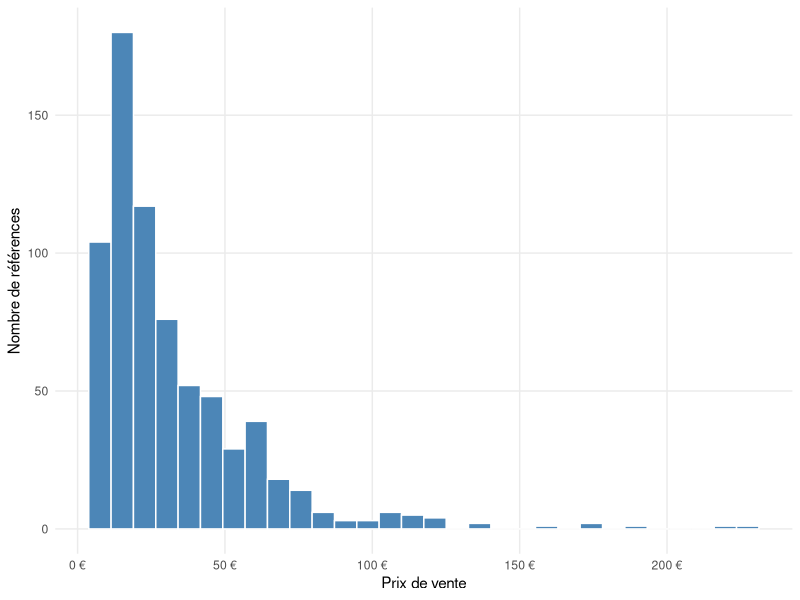
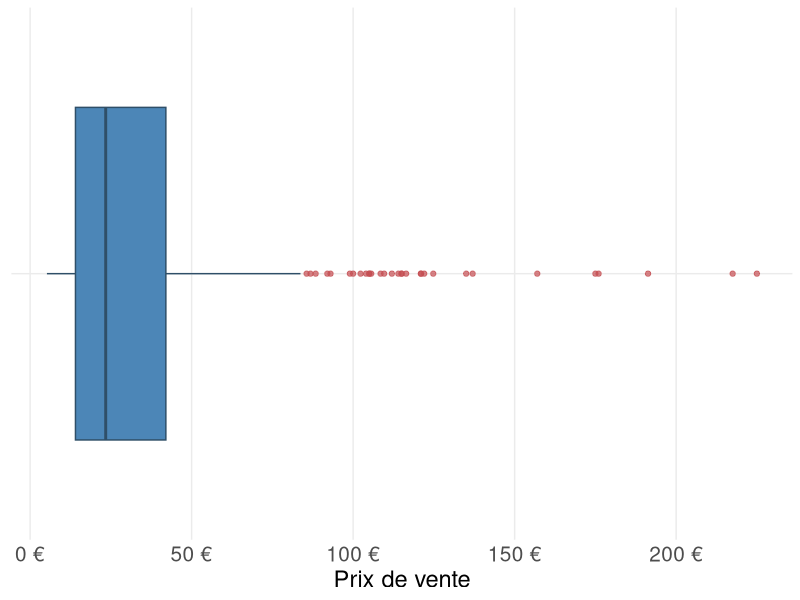
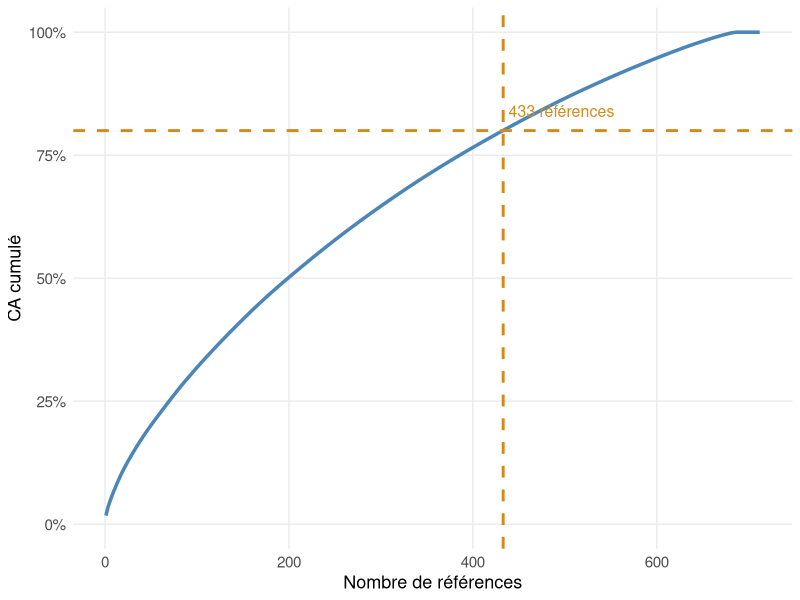
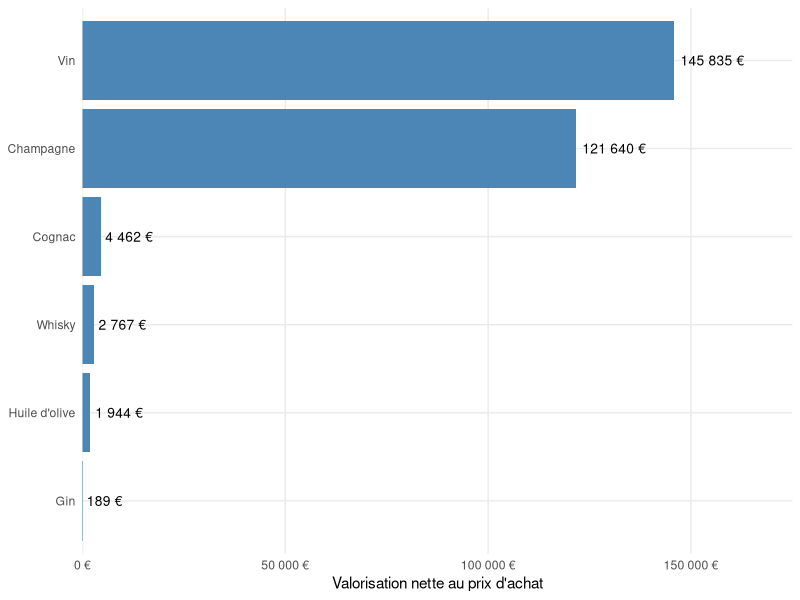
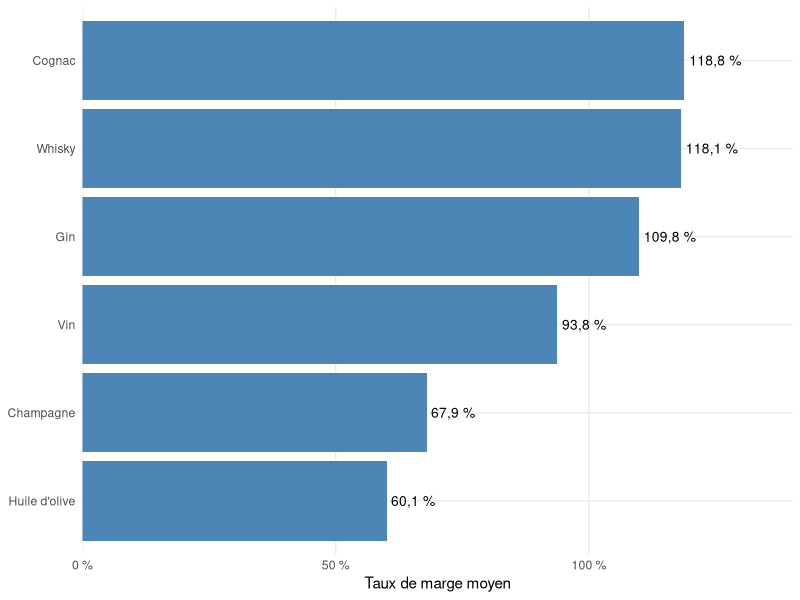
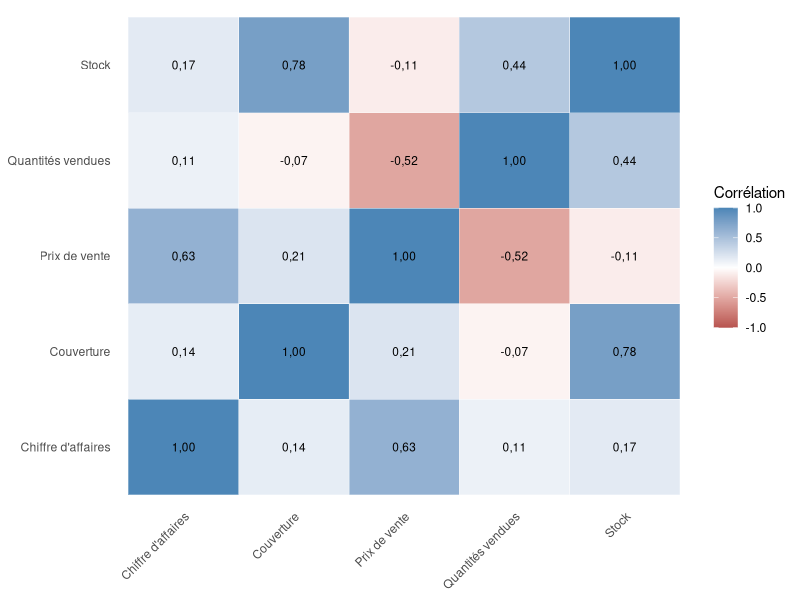

The R script that drew these images, in order:
## ---- chunk 1
#| label: preparation_presentation
#| include: false
#| message: false
#| warning: false

library(readxl)
library(dplyr)
library(ggplot2)
library(tidyr)

# Importer la vue préparée correspondant au périmètre ERP–Web joint
# Cette table sert aux analyses, graphiques et indicateurs de la présentation.
df_presentation <- read_excel(
  "doc/df_analyse_bottleneck.xlsx"
)

# Importer les sources brutes uniquement pour les contrôles présentés
# sur les slides de qualité des données.
web_raw <- read_excel(
  "data_raw/web.xlsx"
)

erp_raw <- read_excel(
  "data_raw/erp.xlsx"
)

# Calculer les colonnes de marge nécessaires à la présentation.
df_presentation <- df_presentation |>
  mutate(
    marge_unitaire_ht = prix_vente_corrige_ht - prix_achat_ht,
    marge_totale_ht = marge_unitaire_ht * quantite_vendue_octobre
  )

# Vérifier la présence des colonnes nécessaires.
colonnes_requises <- c(
  "nom_produit",
  "type_produit",
  "prix_vente_corrige_ht",
  "chiffre_affaires_ht",
  "quantite_vendue_octobre",
  "quantite_en_stock",
  "valeur_stock_prix_achat_ht",
  "marge_unitaire_ht",
  "marge_totale_ht"
)

colonnes_manquantes <- setdiff(
  colonnes_requises,
  names(df_presentation)
)

if (length(colonnes_manquantes) > 0) {
  stop(
    paste(
      "Colonnes manquantes dans df_presentation :",
      paste(colonnes_manquantes, collapse = ", ")
    )
  )
}

# Slide 5 -------------------------------------------------------------

# Identifier les types de contenu présents dans l'export WordPress.
distribution_post_type <- web_raw |>
  count(post_type, sort = TRUE)

# Conserver uniquement les fiches produit.
web_produits_brut <- web_raw |>
  filter(post_type == "product")

# Isoler les fiches produit sans SKU.
sku_manquants_produits <- web_produits_brut |>
  filter(is.na(sku))

# Synthétiser l'impact commercial des produits sans SKU.
profil_sku_manquants <- sku_manquants_produits |>
  summarise(
    produits_sans_sku = n(),
    produits_ventes_positives = sum(total_sales > 0, na.rm = TRUE),
    quantite_vendue_positive = sum(
      if_else(total_sales > 0, total_sales, 0),
      na.rm = TRUE
    ),
    produits_ventes_negatives = sum(total_sales < 0, na.rm = TRUE),
    quantite_vendue_negative = sum(
      if_else(total_sales < 0, total_sales, 0),
      na.rm = TRUE
    )
  )

# Slide 6 -------------------------------------------------------------

# Contrôler les prix dans la source ERP brute,
# avant correction et avant les jointures.
controle_prix_vente_presentation <- erp_raw |>
  summarise(
    prix_vente_manquants = sum(is.na(price)),
    prix_vente_nuls = sum(price == 0, na.rm = TRUE),
    prix_vente_negatifs = sum(price < 0, na.rm = TRUE),
    prix_vente_min = min(price, na.rm = TRUE),
    prix_vente_max = max(price, na.rm = TRUE)
  )

# Préparer le tableau vertical destiné à la slide.
controle_erp_presentation <- controle_prix_vente_presentation |>
  pivot_longer(
    cols = everything(),
    names_to = "Indicateur",
    values_to = "Valeur"
  ) |>
  mutate(
    Indicateur = recode(
      Indicateur,
      prix_vente_manquants = "Prix manquants",
      prix_vente_nuls = "Prix nuls",
      prix_vente_negatifs = "Prix négatifs",
      prix_vente_min = "Prix minimum",
      prix_vente_max = "Prix maximum"
    )
  )

# Slide 9 -------------------------------------------------------------

donnees_prix_presentation <- df_presentation |>
  filter(!is.na(prix_vente_corrige_ht))

resume_prix_presentation <- donnees_prix_presentation |>
  summarise(
    minimum = min(prix_vente_corrige_ht, na.rm = TRUE),
    mediane = median(prix_vente_corrige_ht, na.rm = TRUE),
    moyenne = mean(prix_vente_corrige_ht, na.rm = TRUE),
    maximum = max(prix_vente_corrige_ht, na.rm = TRUE)
  )

graphique_distribution_prix <- ggplot(
  donnees_prix_presentation,
  aes(x = prix_vente_corrige_ht)
) +
  geom_histogram(
    bins = 30,
    fill = "#4C86B7",
    color = "white"
  ) +
  scale_x_continuous(
    labels = scales::label_number(
      decimal.mark = ",",
      big.mark = " ",
      suffix = " €"
    )
  ) +
  labs(
    x = "Prix de vente",
    y = "Nombre de références"
  ) +
  theme_minimal() +
  theme(panel.grid.minor = element_blank())

# Slide 10 ------------------------------------------------------------

graphique_boxplot_prix <- ggplot(
  donnees_prix_presentation,
  aes(x = prix_vente_corrige_ht, y = "")
) +
  geom_boxplot(
    fill = "#4C86B7",
    color = "#2F4F68",
    outlier.color = "#C44E52",
    outlier.alpha = 0.7
  ) +
  scale_x_continuous(
    labels = scales::label_number(
      decimal.mark = ",",
      big.mark = " ",
      suffix = " €"
    )
  ) +
  labs(
    x = "Prix de vente",
    y = NULL
  ) +
  theme_minimal() +
  theme(
    axis.title.x = element_text(size = 17),
    axis.text.x = element_text(size = 15),
    axis.text.y = element_blank(),
    axis.ticks.y = element_blank(),
    panel.grid.minor = element_blank()
  )

# Slide 11 ------------------------------------------------------------

kpi_commerciaux <- df_presentation |>
  summarise(
    ca_total_ht = sum(chiffre_affaires_ht, na.rm = TRUE),
    quantites_vendues = sum(quantite_vendue_octobre, na.rm = TRUE),
    references_vendues = sum(
      quantite_vendue_octobre > 0,
      na.rm = TRUE
    ),
    references_catalogue = n()
  )

# Slide 12 ------------------------------------------------------------

top_10_ca_presentation <- df_presentation |>
  filter(!is.na(chiffre_affaires_ht)) |>
  arrange(desc(chiffre_affaires_ht)) |>
  slice_head(n = 10)

pareto_ca_presentation <- df_presentation |>
  filter(!is.na(chiffre_affaires_ht)) |>
  arrange(desc(chiffre_affaires_ht)) |>
  mutate(
    rang = row_number(),
    part_ca_cumulee = cumsum(chiffre_affaires_ht) /
      sum(chiffre_affaires_ht, na.rm = TRUE)
  )

nombre_references_80_ca <- pareto_ca_presentation |>
  filter(part_ca_cumulee >= 0.80) |>
  slice_head(n = 1) |>
  pull(rang)

pareto_quantite_presentation <- df_presentation |>
  filter(!is.na(quantite_vendue_octobre)) |>
  arrange(desc(quantite_vendue_octobre)) |>
  mutate(
    rang = row_number(),
    part_quantite_cumulee = cumsum(quantite_vendue_octobre) /
      sum(quantite_vendue_octobre, na.rm = TRUE)
  )

nombre_references_80_quantite <- pareto_quantite_presentation |>
  filter(part_quantite_cumulee >= 0.80) |>
  slice_head(n = 1) |>
  pull(rang)

resume_contribution_presentation <- tibble::tibble(
  ca_total = sum(
    pareto_ca_presentation$chiffre_affaires_ht,
    na.rm = TRUE
  ),
  quantites_totales = sum(
    pareto_quantite_presentation$quantite_vendue_octobre,
    na.rm = TRUE
  ),
  references_80_ca = nombre_references_80_ca,
  part_catalogue_80_ca = nombre_references_80_ca / nrow(df_presentation),
  references_80_quantite = nombre_references_80_quantite,
  part_catalogue_80_quantite = nombre_references_80_quantite /
    nrow(df_presentation)
)

graphique_pareto_ca_presentation <- ggplot(
  pareto_ca_presentation,
  aes(
    x = rang,
    y = part_ca_cumulee
  )
) +
  geom_line(
    color = "#4C86B7",
    linewidth = 1.2
  ) +
  geom_hline(
    yintercept = 0.80,
    color = "#D4891A",
    linetype = "dashed",
    linewidth = 1
  ) +
  geom_vline(
    xintercept = nombre_references_80_ca,
    color = "#D4891A",
    linetype = "dashed",
    linewidth = 1
  ) +
  annotate(
    "text",
    x = nombre_references_80_ca,
    y = 0.84,
    label = paste0(
      nombre_references_80_ca,
      " références"
    ),
    color = "#D4891A",
    hjust = -0.05,
    size = 4
  ) +
  scale_x_continuous(
    labels = scales::label_number(
      big.mark = " ",
      decimal.mark = ","
    )
  ) +
  scale_y_continuous(
    limits = c(0, 1),
    labels = scales::label_percent(
      accuracy = 1,
      decimal.mark = ","
    )
  ) +
  labs(
    x = "Nombre de références",
    y = "CA cumulé"
  ) +
  theme_minimal() +
  theme(
    axis.title.x = element_text(size = 13),
    axis.title.y = element_text(size = 13),
    axis.text.x = element_text(size = 11),
    axis.text.y = element_text(size = 11),
    panel.grid.minor = element_blank()
  )

# Slide 13 ------------------------------------------------------------

# Préparer les données nécessaires à l'analyse du stock
df_stock_presentation <- df_presentation |>
  mutate(
    # Remplacer les types de produit manquants par une catégorie explicite
    type_produit = coalesce(
      type_produit,
      "Non renseigné"
    ),

    # Estimer la couverture théorique du stock en mois
    couverture_stock_mois = if_else(
      !is.na(quantite_vendue_octobre) &
        quantite_vendue_octobre > 0 &
        !is.na(quantite_en_stock) &
        quantite_en_stock >= 0,
      quantite_en_stock / quantite_vendue_octobre,
      NA_real_
    )
  )

# Calculer la valorisation du stock par type de produit
valorisation_type_presentation <- df_stock_presentation |>
  group_by(type_produit) |>
  summarise(
    valeur_stock = sum(
      valeur_stock_prix_achat_ht,
      na.rm = TRUE
    ),
    .groups = "drop"
  ) |>
  arrange(desc(valeur_stock))

# Calculer la part de la valorisation portée par le vin et le champagne
part_vin_champagne <- valorisation_type_presentation |>
  filter(
    type_produit %in% c("Vin", "Champagne")
  ) |>
  summarise(
    part = sum(valeur_stock, na.rm = TRUE) /
      sum(
        valorisation_type_presentation$valeur_stock,
        na.rm = TRUE
      )
  ) |>
  pull(part)

# Calculer les indicateurs principaux du stock
kpi_stock_presentation <- df_stock_presentation |>
  summarise(
    valorisation_totale = sum(
      valeur_stock_prix_achat_ht,
      na.rm = TRUE
    ),
    couverture_mediane = median(
      couverture_stock_mois,
      na.rm = TRUE
    )
  ) |>
  mutate(
    part_vin_champagne = part_vin_champagne
  )

# Créer le graphique de valorisation du stock par type de produit
graphique_valorisation_type_presentation <- ggplot(
  valorisation_type_presentation,
  aes(
    x = reorder(type_produit, valeur_stock),
    y = valeur_stock
  )
) +
  geom_col(
    fill = "#4C86B7"
  ) +
  geom_text(
    aes(
      label = scales::number(
        valeur_stock,
        accuracy = 1,
        decimal.mark = ",",
        big.mark = " ",
        suffix = " €"
      )
    ),
    hjust = -0.1,
    size = 3.5
  ) +
  coord_flip() +
  scale_y_continuous(
    labels = scales::label_number(
      decimal.mark = ",",
      big.mark = " ",
      suffix = " €"
    ),
    expand = expansion(
      mult = c(0, 0.20)
    )
  ) +
  labs(
    x = NULL,
    y = "Valorisation nette au prix d'achat"
  ) +
  theme_minimal() +
  theme(
    panel.grid.minor = element_blank()
  )

# Slide 14 ------------------------------------------------------------

# Calculer le taux de marge pour chaque référence
df_marge_presentation <- df_presentation |>
  mutate(
    taux_marge = if_else(
      !is.na(prix_achat_ht) &
        prix_achat_ht > 0 &
        !is.na(prix_vente_corrige_ht),
      (prix_vente_corrige_ht - prix_achat_ht) /
        prix_achat_ht * 100,
      NA_real_
    )
  )

# Conserver les références dont le taux de marge est positif ou nul
df_marge_positive_presentation <- df_marge_presentation |>
  filter(
    !is.na(taux_marge),
    taux_marge >= 0
  )

# Calculer le taux de marge moyen par type de produit
taux_marge_type_presentation <- df_marge_positive_presentation |>
  filter(!is.na(type_produit)) |>
  group_by(type_produit) |>
  summarise(
    taux_marge_moyen = mean(
      taux_marge,
      na.rm = TRUE
    ),
    nombre_references = n(),
    .groups = "drop"
  ) |>
  arrange(desc(taux_marge_moyen))

# Calculer les indicateurs principaux de marge
kpi_marge_presentation <- df_marge_presentation |>
  summarise(
    marge_totale_octobre = sum(
      marge_totale_ht,
      na.rm = TRUE
    ),
    taux_marge_moyen = mean(
      taux_marge[taux_marge >= 0],
      na.rm = TRUE
    ),
    references_marge_negative = sum(
      taux_marge < 0,
      na.rm = TRUE
    ),
    taux_marge_maximum = max(
      taux_marge,
      na.rm = TRUE
    ),
    taux_marge_minimum_positif = min(
      taux_marge[taux_marge >= 0],
      na.rm = TRUE
    )
  )

# Identifier les catégories présentant les taux moyens
# le plus élevé et le plus faible
categorie_taux_marge_max <- taux_marge_type_presentation |>
  slice_max(
    taux_marge_moyen,
    n = 1,
    with_ties = FALSE
  )

categorie_taux_marge_min <- taux_marge_type_presentation |>
  slice_min(
    taux_marge_moyen,
    n = 1,
    with_ties = FALSE
  )

# Créer le graphique du taux de marge moyen par type de produit
graphique_taux_marge_type_presentation <- ggplot(
  taux_marge_type_presentation,
  aes(
    x = reorder(type_produit, taux_marge_moyen),
    y = taux_marge_moyen
  )
) +
  geom_col(
    fill = "#4C86B7"
  ) +
  geom_text(
    aes(
      label = scales::number(
        taux_marge_moyen,
        accuracy = 0.1,
        decimal.mark = ",",
        big.mark = " ",
        suffix = " %"
      )
    ),
    hjust = -0.1,
    size = 3.5
  ) +
  coord_flip() +
  scale_y_continuous(
    labels = scales::label_number(
      accuracy = 1,
      decimal.mark = ",",
      big.mark = " ",
      suffix = " %"
    ),
    expand = expansion(
      mult = c(0, 0.18)
    )
  ) +
  labs(
    x = NULL,
    y = "Taux de marge moyen"
  ) +
  theme_minimal() +
  theme(
    panel.grid.minor = element_blank()
  )

# Slide 15 ------------------------------------------------------------

donnees_correlation_presentation <- df_presentation |>
  select(
    prix_vente_corrige_ht,
    quantite_vendue_octobre,
    chiffre_affaires_ht,
    quantite_en_stock,
    couverture_estimee_mois
  )

matrice_correlation_presentation <- donnees_correlation_presentation |>
  cor(use = "pairwise.complete.obs")

resume_correlation_presentation <- tibble::tibble(
  correlation_prix_ventes = matrice_correlation_presentation[
    "prix_vente_corrige_ht",
    "quantite_vendue_octobre"
  ],
  correlation_prix_ca = matrice_correlation_presentation[
    "prix_vente_corrige_ht",
    "chiffre_affaires_ht"
  ],
  correlation_stock_ventes = matrice_correlation_presentation[
    "quantite_en_stock",
    "quantite_vendue_octobre"
  ]
)

noms_correlation <- c(
  prix_vente_corrige_ht = "Prix de vente",
  quantite_vendue_octobre = "Quantités vendues",
  chiffre_affaires_ht = "Chiffre d'affaires",
  quantite_en_stock = "Stock",
  couverture_estimee_mois = "Couverture"
)

correlation_longue_presentation <- as.data.frame(
  matrice_correlation_presentation
) |>
  tibble::rownames_to_column("variable_1") |>
  tidyr::pivot_longer(
    cols = -variable_1,
    names_to = "variable_2",
    values_to = "correlation"
  ) |>
  mutate(
    variable_1 = recode(variable_1, !!!noms_correlation),
    variable_2 = recode(variable_2, !!!noms_correlation)
  )

graphique_correlation_presentation <- ggplot(
  correlation_longue_presentation,
  aes(x = variable_2, y = variable_1, fill = correlation)
) +
  geom_tile(color = "white") +
  geom_text(
    aes(
      label = scales::number(
        correlation,
        accuracy = 0.01,
        decimal.mark = ","
      )
    ),
    size = 3
  ) +
  scale_fill_gradient2(
    low = "#B85450",
    mid = "white",
    high = "#4C86B7",
    midpoint = 0,
    limits = c(-1, 1)
  ) +
  labs(x = NULL, y = NULL, fill = "Corrélation") +
  theme_minimal() +
  theme(
    axis.text.x = element_text(angle = 45, hjust = 1),
    panel.grid = element_blank()
  )
## ---- chunk 2
#| echo: false
#| warning: false
#| message: false

knitr::kable(
  distribution_post_type,
  col.names = c("Type", "Nombre"),
  align = c("l", "r")
)
## ---- chunk 3
#| echo: false
#| warning: false
#| message: false

profil_sku_presentation <- profil_sku_manquants |>
  select(
    produits_sans_sku,
    produits_ventes_positives,
    produits_ventes_negatives
  )

knitr::kable(
  profil_sku_presentation,
  col.names = c(
    "Produits sans SKU",
    "Avec ventes +",
    "Avec ventes -"
  ),
  align = "r"
)
## ---- chunk 4
#| echo: false
#| warning: false
#| message: false

knitr::kable(
  controle_erp_presentation,
  col.names = c("Indicateur", "Valeur"),
  align = c("l", "r")
)
## ---- chunk 5
#| label: histogramme_prix_presentation
#| echo: false
#| fig-width: 9
#| fig-height: 5

graphique_distribution_prix
## ---- chunk 6
#| label: boxplot_prix_presentation
#| echo: false
#| fig-width: 18
#| fig-height: 5.5

graphique_boxplot_prix
## ---- chunk 7
#| label: pareto_ca_presentation
#| echo: false
#| fig-width: 9
#| fig-height: 5.5

graphique_pareto_ca_presentation
## ---- chunk 8
#| label: valorisation_stock_presentation
#| echo: false
#| fig-width: 9
#| fig-height: 5.5

graphique_valorisation_type_presentation
## ---- chunk 9
#| label: taux_marge_type_presentation
#| echo: false
#| fig-width: 9
#| fig-height: 5.5

graphique_taux_marge_type_presentation
## ---- chunk 10
#| label: correlation_presentation
#| echo: false
#| fig-width: 9
#| fig-height: 5.5

graphique_correlation_presentation
